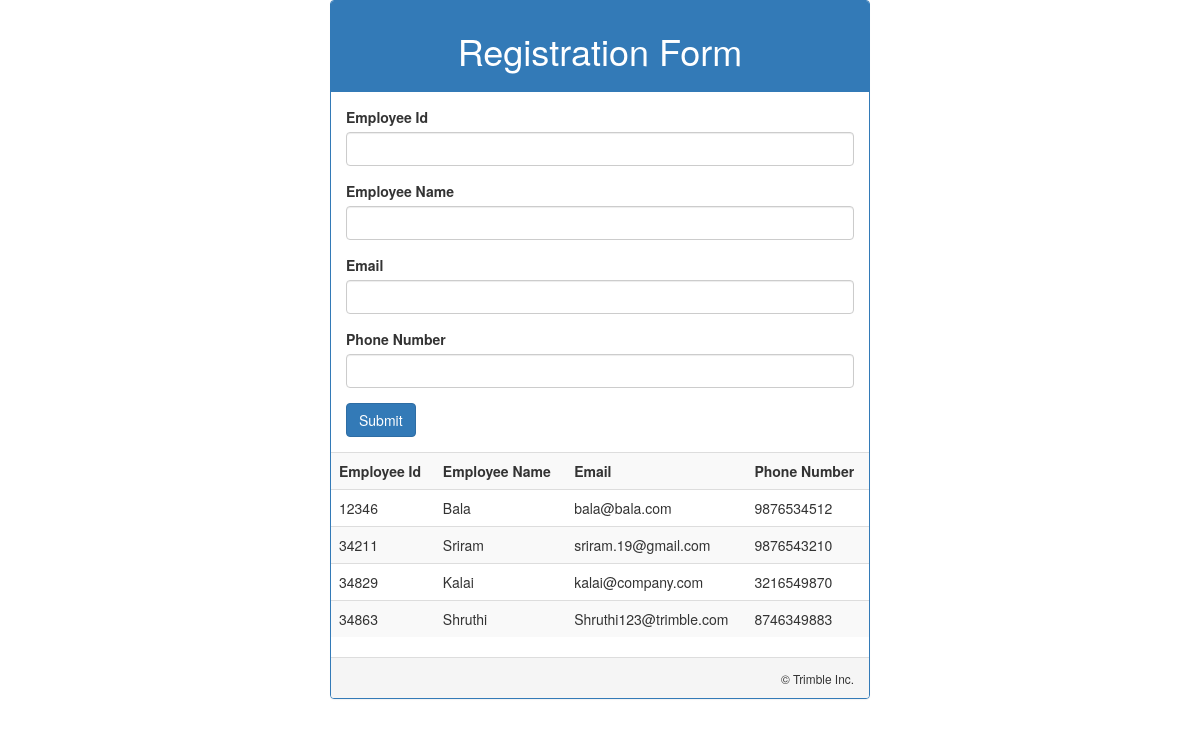
The page / on the database its author committed.
### tables this page shows
CREATE TABLE `employee` (
  `Id` bigint(20) NOT NULL,
  `Name` varchar(50) NOT NULL,
  `Email` varchar(50) NOT NULL,
  `Pno` bigint(10) NOT NULL
);

### index.php (the view, shortened to what this page needs)
<?php
            $conn = new mysqli('localhost','root','','test');
              if($conn->connect_error){
                echo "$conn->connect_error";
                die("Connection Failed : ". $conn->connect_error);
              } else {
                    $query="SELECT * FROM EMPLOYEE";
                    $result =  mysqli_query($conn, $query);
                }
?>
<!DOCTYPE html>
<html>
  <head>
<link rel="stylesheet" href="https://maxcdn.bootstrapcdn.com/bootstrap/3.4.1/css/bootstrap.min.css">
  </head>
  <body>
    <div class="container">
      <div class="row col-md-6 col-md-offset-3">
        <div class="panel panel-primary">
          <div class="panel-heading text-center">
            <h1>Registration Form</h1>
          </div>
          <div class="panel-body">
            <form action="connect.php" method="post">
              <div class="form-group">
                <label for="empId">Employee Id</label>
                <input
                  type="text"
                  class="form-control"
                  id="empId"
                  name="empId"
                />
              </div>
              <div class="form-group">
                <label for="empName">Employee Name</label>
                <input
                  type="text"
                  class="form-control"
                  id="empName"
                  name="empName"
                />
              </div>
              <div class="form-group">
                <label for="email">Email</label>
                <input
                  type="text"
                  class="form-control"
                  id="email"
                  name="email"
                />
              </div>
              <div class="form-group">
                <label for="number">Phone Number</label>
                <input
                  type="number"
                  class="form-control"
                  id="number"
                  name="number"
                />
              </div>
              <input type="submit" class="btn btn-primary" />
            </form>
          </div>
         <div>
         <table class="table table-striped table-hover">
            <tr>
                <th>Employee Id</th>
                <th>Employee Name</th>
                <th>Email</th>
                <th>Phone Number</th>
            </tr>
            <?php
                while($rows=$result->fetch_assoc())
                {
            ?>
            <tr>
                <td><?php echo $rows['Id'];?></td>
                <td><?php echo $rows['Name'];?></td>
                <td><?php echo $rows['Email'];?></td>
                <td><?php echo $rows['Pno'];?></td>
            </tr>
            <?php
                }
            ?>
        </table>
        </div>
          <div class="panel-footer text-right">
            <small>&copy; Trimble Inc.</small>
          </div>
        </div>
      </div>
    </div>
  </body>
</html>

### rows shown on the page
employee: Id "12346", Name "Bala", Email "bala@bala.com", Pno "9876534512"
employee: Id "34211", Name "Sriram", Email "sriram.19@gmail.com", Pno "9876543210"
employee: Id "34829", Name "Kalai", Email "kalai@company.com", Pno "3216549870"
employee: Id "34863", Name "Shruthi", Email "Shruthi123@trimble.com", Pno "8746349883"
